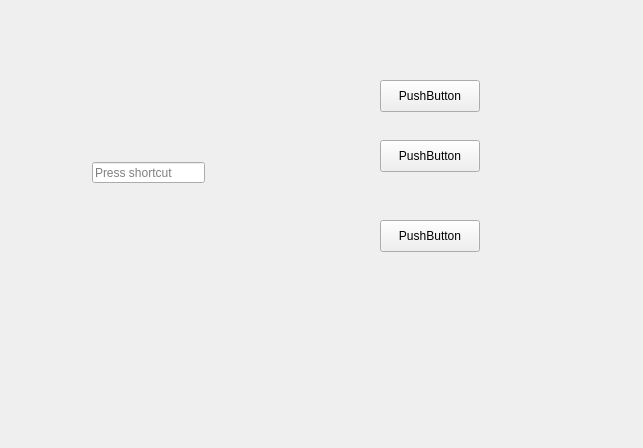
<?xml version="1.0" encoding="UTF-8"?>
<ui version="4.0">
 <class>Widget</class>
 <widget class="QWidget" name="Widget">
  <property name="geometry">
   <rect>
    <x>0</x>
    <y>0</y>
    <width>643</width>
    <height>448</height>
   </rect>
  </property>
  <property name="windowTitle">
   <string>Widget</string>
  </property>
  <widget class="QStackedWidget" name="stackedWidget">
   <property name="geometry">
    <rect>
     <x>12</x>
     <y>12</y>
     <width>311</width>
     <height>391</height>
    </rect>
   </property>
   <widget class="QWidget" name="page_3">
    <widget class="QKeySequenceEdit" name="keySequenceEdit">
     <property name="geometry">
      <rect>
       <x>80</x>
       <y>150</y>
       <width>113</width>
       <height>21</height>
      </rect>
     </property>
    </widget>
   </widget>
   <widget class="QWidget" name="page">
    <widget class="QToolBox" name="toolBox">
     <property name="geometry">
      <rect>
       <x>40</x>
       <y>110</y>
       <width>72</width>
       <height>140</height>
      </rect>
     </property>
     <property name="currentIndex">
      <number>0</number>
     </property>
     <widget class="QWidget" name="page_4">
      <property name="geometry">
       <rect>
        <x>0</x>
        <y>0</y>
        <width>72</width>
        <height>72</height>
       </rect>
      </property>
      <attribute name="label">
       <string>Page 1</string>
      </attribute>
     </widget>
     <widget class="QWidget" name="page_5">
      <property name="geometry">
       <rect>
        <x>0</x>
        <y>0</y>
        <width>72</width>
        <height>72</height>
       </rect>
      </property>
      <attribute name="label">
       <string>Page 2</string>
      </attribute>
     </widget>
    </widget>
   </widget>
   <widget class="QWidget" name="page_2">
    <layout class="QVBoxLayout" name="verticalLayout_2">
     <item>
      <widget class="QTimeEdit" name="timeEdit"/>
     </item>
    </layout>
   </widget>
  </widget>
  <widget class="QPushButton" name="pushButton">
   <property name="geometry">
    <rect>
     <x>380</x>
     <y>80</y>
     <width>100</width>
     <height>32</height>
    </rect>
   </property>
   <property name="text">
    <string>PushButton</string>
   </property>
  </widget>
  <widget class="QPushButton" name="pushButton_2">
   <property name="geometry">
    <rect>
     <x>380</x>
     <y>140</y>
     <width>100</width>
     <height>32</height>
    </rect>
   </property>
   <property name="text">
    <string>PushButton</string>
   </property>
  </widget>
  <widget class="QPushButton" name="pushButton_3">
   <property name="geometry">
    <rect>
     <x>380</x>
     <y>220</y>
     <width>100</width>
     <height>32</height>
    </rect>
   </property>
   <property name="text">
    <string>PushButton</string>
   </property>
  </widget>
 </widget>
 <resources/>
 <connections/>
</ui>
